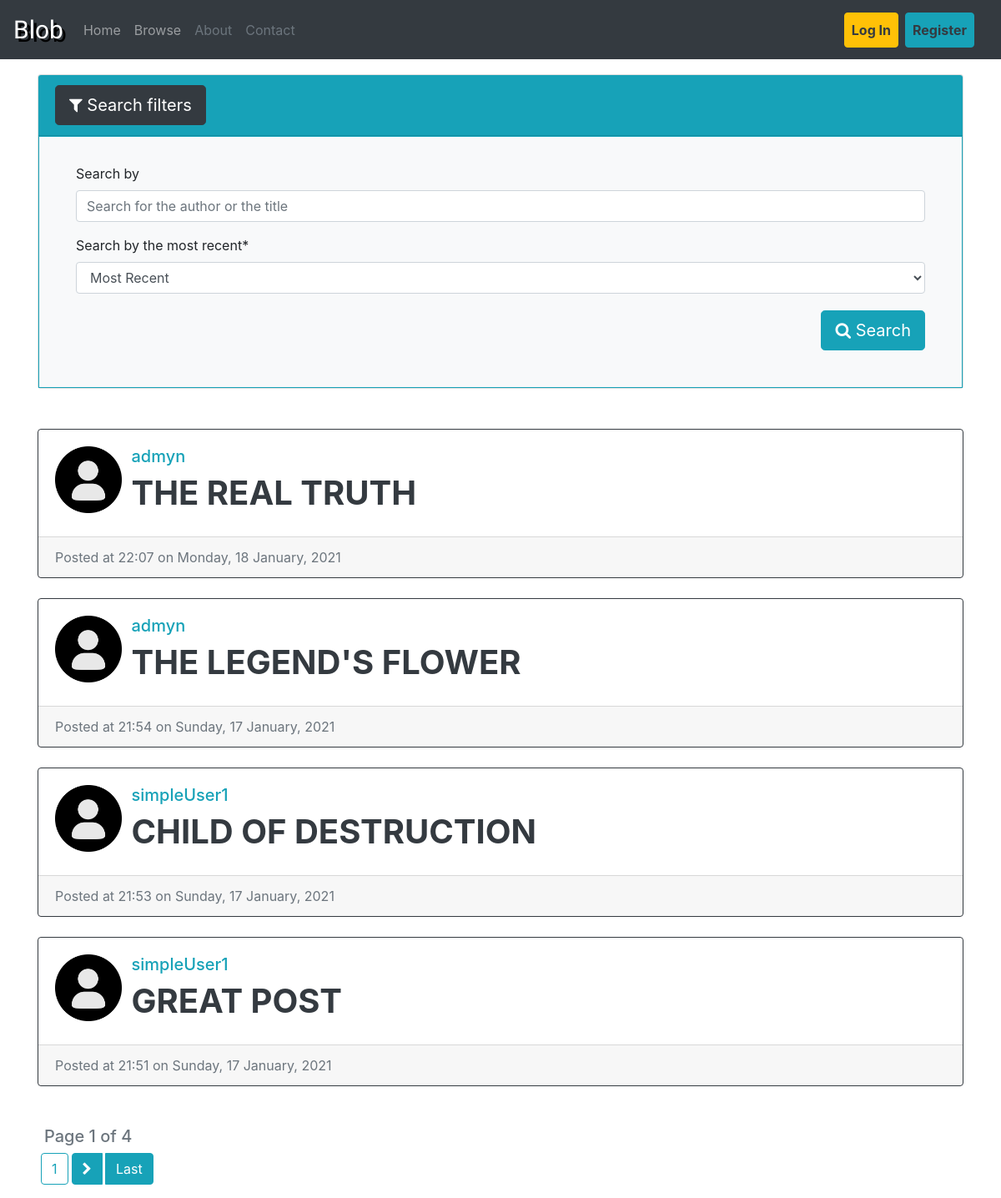
The page /browse/ on the database its author committed.
### blog/models.py (models this page shows, shortened)
class Post(models.Model):
    title = models.CharField(max_length = 100)
    content = tinymce_models.HTMLField()
    date = models.DateTimeField(default=timezone.now)
    author = models.ForeignKey(User, on_delete=models.CASCADE)

### blog/views/main_views.py (the view)
# urls.py: path('browse/', views.browse_posts, name='blog-browse'),
def browse_posts(request):
    post_search = request.GET.get("search")
    post_order = request.GET.get("order_by")
    order = "date" if post_order == "old" else "-date"
    default_form_values = {
        "search": post_search,
    }
    if post_search == None:
        post_search = ""
    form = SearchPostsForm(initial=default_form_values)
    filtered_posts = Post.objects.filter(Q(title__contains=post_search) | Q(author__username__contains=post_search)).order_by(order)
    posts_count = filtered_posts.count()
    posts_per_page = 4
    paginator = Paginator(filtered_posts, posts_per_page)
    page_number = request.GET.get("page")
    found_posts = paginator.get_page(page_number)
    context = {
        "posts": found_posts,
        "form": form,
        "title": "Search",
        "count": posts_count,
    }
    return render(request, "blog/main/browse.html", context=context)

### blog/forms.py
class SearchPostsForm(forms.Form):
    search = forms.CharField(label="Search by", required=False, max_length=100, widget=forms.TextInput(attrs={'name': 'search','placeholder':'Search for the author or the title'}))
    order_by = forms.ChoiceField(label="Search by the most recent", choices=(("new","Most Recent"), ("old","Oldest")))

### account/models.py (called while the page is built)
    def get_picture(self):
        if os.path.exists(self.picture.path):
            return self.picture.url
        return DEFAULT_PICTURE_URL

### blog/templatetags/blog_extras.py (called while the page is built)
@register.simple_tag
def url_replace(request, field, value):
    parameters = request.GET.copy()
    parameters[field] = value
    return parameters.urlencode()

### blog/templates/blog/main/browse.html (shortened to what this page needs)
{% extends "blog/basic.html" %}
{% load crispy_forms_tags %}
{% load blog_extras %}
{% block content_big %}
<div id="accordion">
    <div class="card ">
      <div class="card-header bg-info" id="headingOne">
        <h5 class="mb-0">
          <button class="btn btn-dark btn-lg btn-white" data-toggle="collapse" data-target="#collapseOne" aria-expanded="true" aria-controls="collapseOne">
            <i class="fa fa-filter" aria-hidden="true"></i> Search filters
          </button>
        </h5>
      </div>
      <div id="collapseOne" class="collapse show" aria-labelledby="headingOne" data-parent="#accordion">
        <div class="card-body border border-info bg-light">
            <form method="GET" class="mt-1 p-2">
                <fieldset class="form-group ml-3 mr-3">
                    {{ form|crispy }}
                    <button class="btn btn-lg btn-info mt-1 pull-right" type="submit"> <i class="fa fa-search" aria-hidden="true"></i> Search </button>
                </fieldset>
            </form>
        </div>
      </div>
    </div>
</div>
    {% for post in posts %}
        <div class="card border border-dark mt-4">
            <div class="card-body">
                <div class="row">
                    <div class="col-md-1">
                        <img src="{{ post.author.profile.get_picture }}" alt="Profile Picture" class="rounded" width="80" height="80">
                    </div>
                    <div class="col-md">
                        <h5>
                             <a href="{% url 'account-profile-inspect' post.author.pk %}" class="text-info">{{post.author.username}}</a>
                        </h5>
                        <h1 class="">
                            <a href="{% url 'blog-post-view' post.id %}" class="text-dark font-weight-bold">{{ post.title|upper }}</a>
                        </h1>
                    </div>
                </div>
            </div>
            <div class="card-footer text-muted">
                Posted at {{ post.date|date:"G:i" }} on {{ post.date|date:"l, j F, Y " }}
            </div>
        </div>
    {% endfor %}
    <p class="h5 text-muted mt-5 ml-2">
        Page {{ posts.number }} of {{ posts.paginator.num_pages }}
    </p>
    <div class="btn-toolbar " role="toolbar" aria-label="Toolbar with button groups" >
        <div class="btn-group mr-1" role="group" aria-label="Second group">
            <a href="?{% url_replace request 'page' posts.number %}" class="btn btn-outline-info"> {{ posts.number }}</a>
        </div>
        <div class="btn-group mr-1" role="group" aria-label="Third group">
            {% if posts.has_next %}
                <a href="?{% url_replace request 'page' posts.next_page_number %}" class="btn btn-info mr-1"> <i class="fa fa-chevron-right" aria-hidden="true"></i></a>
                <a href="?{% url_replace request 'page' posts.paginator.num_pages %}" class="btn btn-info"> Last </a>
            {% endif %}
        </div>
    </div>
{% endblock content_big %}

### rows shown on the page
Post: author.username "admyn", title "THE REAL TRUTH", date "22:07", date "Monday, 18 January, 2021"
Post: author.username "admyn", title "THE LEGEND'S FLOWER", date "21:54", date "Sunday, 17 January, 2021"
Post: author.username "simpleUser1", title "CHILD OF DESTRUCTION", date "21:53", date "Sunday, 17 January, 2021"
Post: author.username "simpleUser1", title "GREAT POST", date "21:51", date "Sunday, 17 January, 2021"

### other values the page prints
{{ posts.number }} "1"
{{ posts.paginator.num_pages }} "4"
